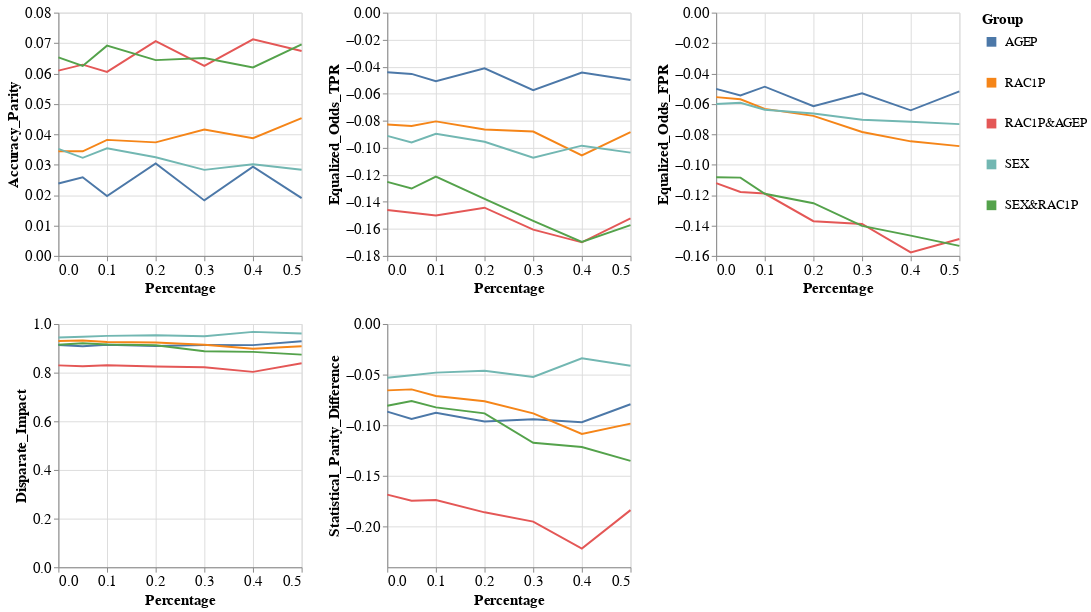

Notebook cell for this chart:
### Code cell
visualizer.create_groups_grid_pct_lines_plot(model_name=MODEL_NAMES[0],
                                             target_preprocessing_technique=PREPROCESSING_TECHNIQUES[0],
                                             group_metrics_type='fairness')

### Figure 1 — Vega-Lite specification as saved in the notebook (floating-point values rounded to 4 significant figures)
{"config": {"view": {"continuousWidth": 400, "continuousHeight": 300}, "axis": {"labelFontSize": 15, "titleFontSize": 15}, "legend": {"labelFontSize": 13, "symbolStrokeWidth": 10, "titleFontSize": 15}}, "vconcat": [{"hconcat": [{"mark": "line", "encoding": {"color": {"field": "Group", "type": "nominal"}, "x": {"field": "Percentage", "type": "quantitative"}, "y": {"field": "Metric_Value", "title": "Accuracy_Parity", "type": "quantitative"}}, "height": 250, "width": 250}, {"data": {"name": "data-0927109f4de629c609b6e02d1392673d"}, "mark": "line", "encoding": {"color": {"field": "Group", "type": "nominal"}, "x": {"field": "Percentage", "type": "quantitative"}, "y": {"field": "Metric_Value", "title": "Equalized_Odds_TPR", "type": "quantitative"}}, "height": 250, "width": 250}, {"data": {"name": "data-6cc08b732228d816c4de94be17976215"}, "mark": "line", "encoding": {"color": {"field": "Group", "type": "nominal"}, "x": {"field": "Percentage", "type": "quantitative"}, "y": {"field": "Metric_Value", "title": "Equalized_Odds_FPR", "type": "quantitative"}}, "height": 250, "width": 250}]}, {"hconcat": [{"mark": "line", "encoding": {"color": {"field": "Group", "type": "nominal"}, "x": {"field": "Percentage", "type": "quantitative"}, "y": {"field": "Metric_Value", "title": "Disparate_Impact", "type": "quantitative"}}, "height": 250, "width": 250}, {"data": {"name": "data-5a793affe76cfe1c8d7b04cee09c309f"}, "mark": "line", "encoding": {"color": {"field": "Group", "type": "nominal"}, "x": {"field": "Percentage", "type": "quantitative"}, "y": {"field": "Metric_Value", "title": "Statistical_Parity_Difference", "type": "quantitative"}}, "height": 250, "width": 250}], "data": {"name": "data-e73799feadcb38730c399c21d2734593"}}], "data": {"name": "data-bea0fbaaaff76d2eba8214dd8076c2c0"}, "$schema": "https://vega.github.io/schema/vega-lite/v4.17.0.json", "datasets": {"data-bea0fbaaaff76d2eba8214dd8076c2c0": [{"Model_Name": "DecisionTreeClassifier", "Metric": "Accuracy_Parity", "Group": "AGEP", "Metric_Value": 0.02382, "Percentage": 0.0}, {"Model_Name": "DecisionTreeClassifier", "Metric": "Accuracy_Parity", "Group": "RAC1P", "Metric_Value": 0.03442, "Percentage": 0.0}, {"Model_Name": "DecisionTreeClassifier", "Metric": "Accuracy_Parity", "Group": "RAC1P&AGEP", "Metric_Value": 0.06094, "Percentage": 0.0}, {"Model_Name": "DecisionTreeClassifier", "Metric": "Accuracy_Parity", "Group": "SEX", "Metric_Value": 0.0352, "Percentage": 0.0}, {"Model_Name": "DecisionTreeClassifier", "Metric": "Accuracy_Parity", "Group": "SEX&RAC1P", "Metric_Value": 0.06529, "Percentage": 0.0}, {"Model_Name": "DecisionTreeClassifier", "Metric": "Accuracy_Parity", "Group": "AGEP", "Metric_Value": 0.02584, "Percentage": 0.05}, {"Model_Name": "DecisionTreeClassifier", "Metric": "Accuracy_Parity", "Group": "RAC1P", "Metric_Value": 0.03439, "Percentage": 0.05}, {"Model_Name": "DecisionTreeClassifier", "Metric": "Accuracy_Parity", "Group": "RAC1P&AGEP", "Metric_Value": 0.06289, "Percentage": 0.05}, {"Model_Name": "DecisionTreeClassifier", "Metric": "Accuracy_Parity", "Group": "SEX", "Metric_Value": 0.03226, "Percentage": 0.05}, {"Model_Name": "DecisionTreeClassifier", "Metric": "Accuracy_Parity", "Group": "SEX&RAC1P", "Metric_Value": 0.0625, "Percentage": 0.05}, {"Model_Name": "DecisionTreeClassifier", "Metric": "Accuracy_Parity", "Group": "AGEP", "Metric_Value": 0.01966, "Percentage": 0.1}, {"Model_Name": "DecisionTreeClassifier", "Metric": "Accuracy_Parity", "Group": "RAC1P", "Metric_Value": 0.03816, "Percentage": 0.1}, {"Model_Name": "DecisionTreeClassifier", "Metric": "Accuracy_Parity", "Group": "RAC1P&AGEP", "Metric_Value": 0.06051, "Percentage": 0.1}, {"Model_Name": "DecisionTreeClassifier", "Metric": "Accuracy_Parity", "Group": "SEX", "Metric_Value": 0.03538, "Percentage": 0.1}, {"Model_Name": "DecisionTreeClassifier", "Metric": "Accuracy_Parity", "Group": "SEX&RAC1P", "Metric_Value": 0.06914, "Percentage": 0.1}, {"Model_Name": "DecisionTreeClassifier", "Metric": "Accuracy_Parity", "Group": "AGEP", "Metric_Value": 0.03041, "Percentage": 0.2}, {"Model_Name": "DecisionTreeClassifier", "Metric": "Accuracy_Parity", "Group": "RAC1P", "Metric_Value": 0.03734, "Percentage": 0.2}, {"Model_Name": "DecisionTreeClassifier", "Metric": "Accuracy_Parity", "Group": "RAC1P&AGEP", "Metric_Value": 0.07065, "Percentage": 0.2}, {"Model_Name": "DecisionTreeClassifier", "Metric": "Accuracy_Parity", "Group": "SEX", "Metric_Value": 0.03244, "Percentage": 0.2}, {"Model_Name": "DecisionTreeClassifier", "Metric": "Accuracy_Parity", "Group": "SEX&RAC1P", "Metric_Value": 0.06439, "Percentage": 0.2}, {"Model_Name": "DecisionTreeClassifier", "Metric": "Accuracy_Parity", "Group": "AGEP", "Metric_Value": 0.01825, "Percentage": 0.3}, {"Model_Name": "DecisionTreeClassifier", "Metric": "Accuracy_Parity", "Group": "RAC1P", "Metric_Value": 0.04157, "Percentage": 0.3}, {"Model_Name": "DecisionTreeClassifier", "Metric": "Accuracy_Parity", "Group": "RAC1P&AGEP", "Metric_Value": 0.06247, "Percentage": 0.3}, {"Model_Name": "DecisionTreeClassifier", "Metric": "Accuracy_Parity", "Group": "SEX", "Metric_Value": 0.0283, "Percentage": 0.3}, {"Model_Name": "DecisionTreeClassifier", "Metric": "Accuracy_Parity", "Group": "SEX&RAC1P", "Metric_Value": 0.06508, "Percentage": 0.3}, {"Model_Name": "DecisionTreeClassifier", "Metric": "Accuracy_Parity", "Group": "AGEP", "Metric_Value": 0.02937, "Percentage": 0.4}, {"Model_Name": "DecisionTreeClassifier", "Metric": "Accuracy_Parity", "Group": "RAC1P", "Metric_Value": 0.03872, "Percentage": 0.4}, {"Model_Name": "DecisionTreeClassifier", "Metric": "Accuracy_Parity", "Group": "RAC1P&AGEP", "Metric_Value": 0.07123, "Percentage": 0.4}, {"Model_Name": "DecisionTreeClassifier", "Metric": "Accuracy_Parity", "Group": "SEX", "Metric_Value": 0.03011, "Percentage": 0.4}, {"Model_Name": "DecisionTreeClassifier", "Metric": "Accuracy_Parity", "Group": "SEX&RAC1P", "Metric_Value": 0.06197, "Percentage": 0.4}, {"Model_Name": "DecisionTreeClassifier", "Metric": "Accuracy_Parity", "Group": "AGEP", "Metric_Value": 0.01902, "Percentage": 0.5}, {"Model_Name": "DecisionTreeClassifier", "Metric": "Accuracy_Parity", "Group": "RAC1P", "Metric_Value": 0.04531, "Percentage": 0.5}, {"Model_Name": "DecisionTreeClassifier", "Metric": "Accuracy_Parity", "Group": "RAC1P&AGEP", "Metric_Value": 0.06738, "Percentage": 0.5}, {"Model_Name": "DecisionTreeClassifier", "Metric": "Accuracy_Parity", "Group": "SEX", "Metric_Value": 0.02835, "Percentage": 0.5}, {"Model_Name": "DecisionTreeClassifier", "Metric": "Accuracy_Parity", "Group": "SEX&RAC1P", "Metric_Value": 0.06954, "Percentage": 0.5}], "data-0927109f4de629c609b6e02d1392673d": [{"Model_Name": "DecisionTreeClassifier", "Metric": "Equalized_Odds_TPR", "Group": "AGEP", "Metric_Value": -0.0441, "Percentage": 0.0}, {"Model_Name": "DecisionTreeClassifier", "Metric": "Equalized_Odds_TPR", "Group": "RAC1P", "Metric_Value": -0.08275, "Percentage": 0.0}, {"Model_Name": "DecisionTreeClassifier", "Metric": "Equalized_Odds_TPR", "Group": "RAC1P&AGEP", "Metric_Value": -0.146, "Percentage": 0.0}, {"Model_Name": "DecisionTreeClassifier", "Metric": "Equalized_Odds_TPR", "Group": "SEX", "Metric_Value": -0.09116, "Percentage": 0.0}, {"Model_Name": "DecisionTreeClassifier", "Metric": "Equalized_Odds_TPR", "Group": "SEX&RAC1P", "Metric_Value": -0.1253, "Percentage": 0.0}, {"Model_Name": "DecisionTreeClassifier", "Metric": "Equalized_Odds_TPR", "Group": "AGEP", "Metric_Value": -0.04533, "Percentage": 0.05}, {"Model_Name": "DecisionTreeClassifier", "Metric": "Equalized_Odds_TPR", "Group": "RAC1P", "Metric_Value": -0.08383, "Percentage": 0.05}, {"Model_Name": "DecisionTreeClassifier", "Metric": "Equalized_Odds_TPR", "Group": "RAC1P&AGEP", "Metric_Value": -0.1481, "Percentage": 0.05}, {"Model_Name": "DecisionTreeClassifier", "Metric": "Equalized_Odds_TPR", "Group": "SEX", "Metric_Value": -0.09611, "Percentage": 0.05}, {"Model_Name": "DecisionTreeClassifier", "Metric": "Equalized_Odds_TPR", "Group": "SEX&RAC1P", "Metric_Value": -0.1302, "Percentage": 0.05}, {"Model_Name": "DecisionTreeClassifier", "Metric": "Equalized_Odds_TPR", "Group": "AGEP", "Metric_Value": -0.05076, "Percentage": 0.1}, {"Model_Name": "DecisionTreeClassifier", "Metric": "Equalized_Odds_TPR", "Group": "RAC1P", "Metric_Value": -0.08046, "Percentage": 0.1}, {"Model_Name": "DecisionTreeClassifier", "Metric": "Equalized_Odds_TPR", "Group": "RAC1P&AGEP", "Metric_Value": -0.1501, "Percentage": 0.1}, {"Model_Name": "DecisionTreeClassifier", "Metric": "Equalized_Odds_TPR", "Group": "SEX", "Metric_Value": -0.08966, "Percentage": 0.1}, {"Model_Name": "DecisionTreeClassifier", "Metric": "Equalized_Odds_TPR", "Group": "SEX&RAC1P", "Metric_Value": -0.1213, "Percentage": 0.1}, {"Model_Name": "DecisionTreeClassifier", "Metric": "Equalized_Odds_TPR", "Group": "AGEP", "Metric_Value": -0.04116, "Percentage": 0.2}, {"Model_Name": "DecisionTreeClassifier", "Metric": "Equalized_Odds_TPR", "Group": "RAC1P", "Metric_Value": -0.08646, "Percentage": 0.2}, {"Model_Name": "DecisionTreeClassifier", "Metric": "Equalized_Odds_TPR", "Group": "RAC1P&AGEP", "Metric_Value": -0.1444, "Percentage": 0.2}, {"Model_Name": "DecisionTreeClassifier", "Metric": "Equalized_Odds_TPR", "Group": "SEX", "Metric_Value": -0.09551, "Percentage": 0.2}, {"Model_Name": "DecisionTreeClassifier", "Metric": "Equalized_Odds_TPR", "Group": "SEX&RAC1P", "Metric_Value": -0.1378, "Percentage": 0.2}, {"Model_Name": "DecisionTreeClassifier", "Metric": "Equalized_Odds_TPR", "Group": "AGEP", "Metric_Value": -0.05736, "Percentage": 0.3}, {"Model_Name": "DecisionTreeClassifier", "Metric": "Equalized_Odds_TPR", "Group": "RAC1P", "Metric_Value": -0.08795, "Percentage": 0.3}, {"Model_Name": "DecisionTreeClassifier", "Metric": "Equalized_Odds_TPR", "Group": "RAC1P&AGEP", "Metric_Value": -0.1606, "Percentage": 0.3}, {"Model_Name": "DecisionTreeClassifier", "Metric": "Equalized_Odds_TPR", "Group": "SEX", "Metric_Value": -0.1074, "Percentage": 0.3}, {"Model_Name": "DecisionTreeClassifier", "Metric": "Equalized_Odds_TPR", "Group": "SEX&RAC1P", "Metric_Value": -0.1541, "Percentage": 0.3}, {"Model_Name": "DecisionTreeClassifier", "Metric": "Equalized_Odds_TPR", "Group": "AGEP", "Metric_Value": -0.04435, "Percentage": 0.4}, {"Model_Name": "DecisionTreeClassifier", "Metric": "Equalized_Odds_TPR", "Group": "RAC1P", "Metric_Value": -0.1057, "Percentage": 0.4}, {"Model_Name": "DecisionTreeClassifier", "Metric": "Equalized_Odds_TPR", "Group": "RAC1P&AGEP", "Metric_Value": -0.17, "Percentage": 0.4}, {"Model_Name": "DecisionTreeClassifier", "Metric": "Equalized_Odds_TPR", "Group": "SEX", "Metric_Value": -0.09843, "Percentage": 0.4}, {"Model_Name": "DecisionTreeClassifier", "Metric": "Equalized_Odds_TPR", "Group": "SEX&RAC1P", "Metric_Value": -0.1697, "Percentage": 0.4}, {"Model_Name": "DecisionTreeClassifier", "Metric": "Equalized_Odds_TPR", "Group": "AGEP", "Metric_Value": -0.04985, "Percentage": 0.5}, {"Model_Name": "DecisionTreeClassifier", "Metric": "Equalized_Odds_TPR", "Group": "RAC1P", "Metric_Value": -0.08835, "Percentage": 0.5}, {"Model_Name": "DecisionTreeClassifier", "Metric": "Equalized_Odds_TPR", "Group": "RAC1P&AGEP", "Metric_Value": -0.1522, "Percentage": 0.5}, {"Model_Name": "DecisionTreeClassifier", "Metric": "Equalized_Odds_TPR", "Group": "SEX", "Metric_Value": -0.1036, "Percentage": 0.5}, {"Model_Name": "DecisionTreeClassifier", "Metric": "Equalized_Odds_TPR", "Group": "SEX&RAC1P", "Metric_Value": -0.1573, "Percentage": 0.5}], "data-6cc08b732228d816c4de94be17976215": [{"Model_Name": "DecisionTreeClassifier", "Metric": "Equalized_Odds_FPR", "Group": "AGEP", "Metric_Value": -0.05015, "Percentage": 0.0}, {"Model_Name": "DecisionTreeClassifier", "Metric": "Equalized_Odds_FPR", "Group": "RAC1P", "Metric_Value": -0.05557, "Percentage": 0.0}, {"Model_Name": "DecisionTreeClassifier", "Metric": "Equalized_Odds_FPR", "Group": "RAC1P&AGEP", "Metric_Value": -0.1122, "Percentage": 0.0}, {"Model_Name": "DecisionTreeClassifier", "Metric": "Equalized_Odds_FPR", "Group": "SEX", "Metric_Value": -0.06009, "Percentage": 0.0}, {"Model_Name": "DecisionTreeClassifier", "Metric": "Equalized_Odds_FPR", "Group": "SEX&RAC1P", "Metric_Value": -0.1082, "Percentage": 0.0}, {"Model_Name": "DecisionTreeClassifier", "Metric": "Equalized_Odds_FPR", "Group": "AGEP", "Metric_Value": -0.05445, "Percentage": 0.05}, {"Model_Name": "DecisionTreeClassifier", "Metric": "Equalized_Odds_FPR", "Group": "RAC1P", "Metric_Value": -0.05696, "Percentage": 0.05}, {"Model_Name": "DecisionTreeClassifier", "Metric": "Equalized_Odds_FPR", "Group": "RAC1P&AGEP", "Metric_Value": -0.118, "Percentage": 0.05}, {"Model_Name": "DecisionTreeClassifier", "Metric": "Equalized_Odds_FPR", "Group": "SEX", "Metric_Value": -0.05928, "Percentage": 0.05}, {"Model_Name": "DecisionTreeClassifier", "Metric": "Equalized_Odds_FPR", "Group": "SEX&RAC1P", "Metric_Value": -0.1085, "Percentage": 0.05}, {"Model_Name": "DecisionTreeClassifier", "Metric": "Equalized_Odds_FPR", "Group": "AGEP", "Metric_Value": -0.04871, "Percentage": 0.1}, {"Model_Name": "DecisionTreeClassifier", "Metric": "Equalized_Odds_FPR", "Group": "RAC1P", "Metric_Value": -0.06332, "Percentage": 0.1}, {"Model_Name": "DecisionTreeClassifier", "Metric": "Equalized_Odds_FPR", "Group": "RAC1P&AGEP", "Metric_Value": -0.119, "Percentage": 0.1}, {"Model_Name": "DecisionTreeClassifier", "Metric": "Equalized_Odds_FPR", "Group": "SEX", "Metric_Value": -0.06384, "Percentage": 0.1}, {"Model_Name": "DecisionTreeClassifier", "Metric": "Equalized_Odds_FPR", "Group": "SEX&RAC1P", "Metric_Value": -0.1191, "Percentage": 0.1}, {"Model_Name": "DecisionTreeClassifier", "Metric": "Equalized_Odds_FPR", "Group": "AGEP", "Metric_Value": -0.06157, "Percentage": 0.2}, {"Model_Name": "DecisionTreeClassifier", "Metric": "Equalized_Odds_FPR", "Group": "RAC1P", "Metric_Value": -0.0679, "Percentage": 0.2}, {"Model_Name": "DecisionTreeClassifier", "Metric": "Equalized_Odds_FPR", "Group": "RAC1P&AGEP", "Metric_Value": -0.1372, "Percentage": 0.2}, {"Model_Name": "DecisionTreeClassifier", "Metric": "Equalized_Odds_FPR", "Group": "SEX", "Metric_Value": -0.06633, "Percentage": 0.2}, {"Model_Name": "DecisionTreeClassifier", "Metric": "Equalized_Odds_FPR", "Group": "SEX&RAC1P", "Metric_Value": -0.1254, "Percentage": 0.2}, {"Model_Name": "DecisionTreeClassifier", "Metric": "Equalized_Odds_FPR", "Group": "AGEP", "Metric_Value": -0.05309, "Percentage": 0.3}, {"Model_Name": "DecisionTreeClassifier", "Metric": "Equalized_Odds_FPR", "Group": "RAC1P", "Metric_Value": -0.07848, "Percentage": 0.3}, {"Model_Name": "DecisionTreeClassifier", "Metric": "Equalized_Odds_FPR", "Group": "RAC1P&AGEP", "Metric_Value": -0.139, "Percentage": 0.3}, {"Model_Name": "DecisionTreeClassifier", "Metric": "Equalized_Odds_FPR", "Group": "SEX", "Metric_Value": -0.07042, "Percentage": 0.3}, {"Model_Name": "DecisionTreeClassifier", "Metric": "Equalized_Odds_FPR", "Group": "SEX&RAC1P", "Metric_Value": -0.1403, "Percentage": 0.3}, {"Model_Name": "DecisionTreeClassifier", "Metric": "Equalized_Odds_FPR", "Group": "AGEP", "Metric_Value": -0.06423, "Percentage": 0.4}, {"Model_Name": "DecisionTreeClassifier", "Metric": "Equalized_Odds_FPR", "Group": "RAC1P", "Metric_Value": -0.08465, "Percentage": 0.4}, {"Model_Name": "DecisionTreeClassifier", "Metric": "Equalized_Odds_FPR", "Group": "RAC1P&AGEP", "Metric_Value": -0.1577, "Percentage": 0.4}, {"Model_Name": "DecisionTreeClassifier", "Metric": "Equalized_Odds_FPR", "Group": "SEX", "Metric_Value": -0.07178, "Percentage": 0.4}, {"Model_Name": "DecisionTreeClassifier", "Metric": "Equalized_Odds_FPR", "Group": "SEX&RAC1P", "Metric_Value": -0.1466, "Percentage": 0.4}, {"Model_Name": "DecisionTreeClassifier", "Metric": "Equalized_Odds_FPR", "Group": "AGEP", "Metric_Value": -0.05179, "Percentage": 0.5}, {"Model_Name": "DecisionTreeClassifier", "Metric": "Equalized_Odds_FPR", "Group": "RAC1P", "Metric_Value": -0.0878, "Percentage": 0.5}, {"Model_Name": "DecisionTreeClassifier", "Metric": "Equalized_Odds_FPR", "Group": "RAC1P&AGEP", "Metric_Value": -0.1489, "Percentage": 0.5}, {"Model_Name": "DecisionTreeClassifier", "Metric": "Equalized_Odds_FPR", "Group": "SEX", "Metric_Value": -0.07333, "Percentage": 0.5}, {"Model_Name": "DecisionTreeClassifier", "Metric": "Equalized_Odds_FPR", "Group": "SEX&RAC1P", "Metric_Value": -0.1534, "Percentage": 0.5}], "data-e73799feadcb38730c399c21d2734593": [{"Model_Name": "DecisionTreeClassifier", "Metric": "Disparate_Impact", "Group": "AGEP", "Metric_Value": 0.9135, "Percentage": 0.0}, {"Model_Name": "DecisionTreeClassifier", "Metric": "Disparate_Impact", "Group": "RAC1P", "Metric_Value": 0.93, "Percentage": 0.0}, {"Model_Name": "DecisionTreeClassifier", "Metric": "Disparate_Impact", "Group": "RAC1P&AGEP", "Metric_Value": 0.8298, "Percentage": 0.0}, {"Model_Name": "DecisionTreeClassifier", "Metric": "Disparate_Impact", "Group": "SEX", "Metric_Value": 0.9445, "Percentage": 0.0}, {"Model_Name": "DecisionTreeClassifier", "Metric": "Disparate_Impact", "Group": "SEX&RAC1P", "Metric_Value": 0.9151, "Percentage": 0.0}, {"Model_Name": "DecisionTreeClassifier", "Metric": "Disparate_Impact", "Group": "AGEP", "Metric_Value": 0.9084, "Percentage": 0.05}, {"Model_Name": "DecisionTreeClassifier", "Metric": "Disparate_Impact", "Group": "RAC1P", "Metric_Value": 0.9318, "Percentage": 0.05}, {"Model_Name": "DecisionTreeClassifier", "Metric": "Disparate_Impact", "Group": "RAC1P&AGEP", "Metric_Value": 0.8265, "Percentage": 0.05}, {"Model_Name": "DecisionTreeClassifier", "Metric": "Disparate_Impact", "Group": "SEX", "Metric_Value": 0.9476, "Percentage": 0.05}, {"Model_Name": "DecisionTreeClassifier", "Metric": "Disparate_Impact", "Group": "SEX&RAC1P", "Metric_Value": 0.9205, "Percentage": 0.05}, {"Model_Name": "DecisionTreeClassifier", "Metric": "Disparate_Impact", "Group": "AGEP", "Metric_Value": 0.9147, "Percentage": 0.1}, {"Model_Name": "DecisionTreeClassifier", "Metric": "Disparate_Impact", "Group": "RAC1P", "Metric_Value": 0.9264, "Percentage": 0.1}, {"Model_Name": "DecisionTreeClassifier", "Metric": "Disparate_Impact", "Group": "RAC1P&AGEP", "Metric_Value": 0.8304, "Percentage": 0.1}, {"Model_Name": "DecisionTreeClassifier", "Metric": "Disparate_Impact", "Group": "SEX", "Metric_Value": 0.9513, "Percentage": 0.1}, {"Model_Name": "DecisionTreeClassifier", "Metric": "Disparate_Impact", "Group": "SEX&RAC1P", "Metric_Value": 0.9161, "Percentage": 0.1}, {"Model_Name": "DecisionTreeClassifier", "Metric": "Disparate_Impact", "Group": "AGEP", "Metric_Value": 0.9098, "Percentage": 0.2}, {"Model_Name": "DecisionTreeClassifier", "Metric": "Disparate_Impact", "Group": "RAC1P", "Metric_Value": 0.9236, "Percentage": 0.2}, {"Model_Name": "DecisionTreeClassifier", "Metric": "Disparate_Impact", "Group": "RAC1P&AGEP", "Metric_Value": 0.8253, "Percentage": 0.2}, {"Model_Name": "DecisionTreeClassifier", "Metric": "Disparate_Impact", "Group": "SEX", "Metric_Value": 0.9537, "Percentage": 0.2}, {"Model_Name": "DecisionTreeClassifier", "Metric": "Disparate_Impact", "Group": "SEX&RAC1P", "Metric_Value": 0.913, "Percentage": 0.2}, {"Model_Name": "DecisionTreeClassifier", "Metric": "Disparate_Impact", "Group": "AGEP", "Metric_Value": 0.9136, "Percentage": 0.3}, {"Model_Name": "DecisionTreeClassifier", "Metric": "Disparate_Impact", "Group": "RAC1P", "Metric_Value": 0.9148, "Percentage": 0.3}, {"Model_Name": "DecisionTreeClassifier", "Metric": "Disparate_Impact", "Group": "RAC1P&AGEP", "Metric_Value": 0.8224, "Percentage": 0.3}, {"Model_Name": "DecisionTreeClassifier", "Metric": "Disparate_Impact", "Group": "SEX", "Metric_Value": 0.9495, "Percentage": 0.3}, {"Model_Name": "DecisionTreeClassifier", "Metric": "Disparate_Impact", "Group": "SEX&RAC1P", "Metric_Value": 0.8877, "Percentage": 0.3}, {"Model_Name": "DecisionTreeClassifier", "Metric": "Disparate_Impact", "Group": "AGEP", "Metric_Value": 0.9131, "Percentage": 0.4}, {"Model_Name": "DecisionTreeClassifier", "Metric": "Disparate_Impact", "Group": "RAC1P", "Metric_Value": 0.8979, "Percentage": 0.4}, {"Model_Name": "DecisionTreeClassifier", "Metric": "Disparate_Impact", "Group": "RAC1P&AGEP", "Metric_Value": 0.8032, "Percentage": 0.4}, {"Model_Name": "DecisionTreeClassifier", "Metric": "Disparate_Impact", "Group": "SEX", "Metric_Value": 0.9677, "Percentage": 0.4}, {"Model_Name": "DecisionTreeClassifier", "Metric": "Disparate_Impact", "Group": "SEX&RAC1P", "Metric_Value": 0.8853, "Percentage": 0.4}, {"Model_Name": "DecisionTreeClassifier", "Metric": "Disparate_Impact", "Group": "AGEP", "Metric_Value": 0.929, "Percentage": 0.5}, {"Model_Name": "DecisionTreeClassifier", "Metric": "Disparate_Impact", "Group": "RAC1P", "Metric_Value": 0.9084, "Percentage": 0.5}, {"Model_Name": "DecisionTreeClassifier", "Metric": "Disparate_Impact", "Group": "RAC1P&AGEP", "Metric_Value": 0.8384, "Percentage": 0.5}, {"Model_Name": "DecisionTreeClassifier", "Metric": "Disparate_Impact", "Group": "SEX", "Metric_Value": 0.961, "Percentage": 0.5}, {"Model_Name": "DecisionTreeClassifier", "Metric": "Disparate_Impact", "Group": "SEX&RAC1P", "Metric_Value": 0.8742, "Percentage": 0.5}], "data-5a793affe76cfe1c8d7b04cee09c309f": [{"Model_Name": "DecisionTreeClassifier", "Metric": "Statistical_Parity_Difference", "Group": "AGEP", "Metric_Value": -0.08649, "Percentage": 0.0}, {"Model_Name": "DecisionTreeClassifier", "Metric": "Statistical_Parity_Difference", "Group": "RAC1P", "Metric_Value": -0.0655, "Percentage": 0.0}, {"Model_Name": "DecisionTreeClassifier", "Metric": "Statistical_Parity_Difference", "Group": "RAC1P&AGEP", "Metric_Value": -0.1683, "Percentage": 0.0}, {"Model_Name": "DecisionTreeClassifier", "Metric": "Statistical_Parity_Difference", "Group": "SEX", "Metric_Value": -0.05302, "Percentage": 0.0}, {"Model_Name": "DecisionTreeClassifier", "Metric": "Statistical_Parity_Difference", "Group": "SEX&RAC1P", "Metric_Value": -0.08062, "Percentage": 0.0}, {"Model_Name": "DecisionTreeClassifier", "Metric": "Statistical_Parity_Difference", "Group": "AGEP", "Metric_Value": -0.09359, "Percentage": 0.05}, {"Model_Name": "DecisionTreeClassifier", "Metric": "Statistical_Parity_Difference", "Group": "RAC1P", "Metric_Value": -0.06448, "Percentage": 0.05}, {"Model_Name": "DecisionTreeClassifier", "Metric": "Statistical_Parity_Difference", "Group": "RAC1P&AGEP", "Metric_Value": -0.1744, "Percentage": 0.05}, {"Model_Name": "DecisionTreeClassifier", "Metric": "Statistical_Parity_Difference", "Group": "SEX", "Metric_Value": -0.05065, "Percentage": 0.05}, {"Model_Name": "DecisionTreeClassifier", "Metric": "Statistical_Parity_Difference", "Group": "SEX&RAC1P", "Metric_Value": -0.07593, "Percentage": 0.05}, {"Model_Name": "DecisionTreeClassifier", "Metric": "Statistical_Parity_Difference", "Group": "AGEP", "Metric_Value": -0.08761, "Percentage": 0.1}, {"Model_Name": "DecisionTreeClassifier", "Metric": "Statistical_Parity_Difference", "Group": "RAC1P", "Metric_Value": -0.07103, "Percentage": 0.1}, {"Model_Name": "DecisionTreeClassifier", "Metric": "Statistical_Parity_Difference", "Group": "RAC1P&AGEP", "Metric_Value": -0.1736, "Percentage": 0.1}, {"Model_Name": "DecisionTreeClassifier", "Metric": "Statistical_Parity_Difference", "Group": "SEX", "Metric_Value": -0.04798, "Percentage": 0.1}, {"Model_Name": "DecisionTreeClassifier", "Metric": "Statistical_Parity_Difference", "Group": "SEX&RAC1P", "Metric_Value": -0.08224, "Percentage": 0.1}, {"Model_Name": "DecisionTreeClassifier", "Metric": "Statistical_Parity_Difference", "Group": "AGEP", "Metric_Value": -0.09612, "Percentage": 0.2}, {"Model_Name": "DecisionTreeClassifier", "Metric": "Statistical_Parity_Difference", "Group": "RAC1P", "Metric_Value": -0.0762, "Percentage": 0.2}, {"Model_Name": "DecisionTreeClassifier", "Metric": "Statistical_Parity_Difference", "Group": "RAC1P&AGEP", "Metric_Value": -0.1858, "Percentage": 0.2}, {"Model_Name": "DecisionTreeClassifier", "Metric": "Statistical_Parity_Difference", "Group": "SEX", "Metric_Value": -0.04617, "Percentage": 0.2}, {"Model_Name": "DecisionTreeClassifier", "Metric": "Statistical_Parity_Difference", "Group": "SEX&RAC1P", "Metric_Value": -0.08816, "Percentage": 0.2}, {"Model_Name": "DecisionTreeClassifier", "Metric": "Statistical_Parity_Difference", "Group": "AGEP", "Metric_Value": -0.09403, "Percentage": 0.3}, {"Model_Name": "DecisionTreeClassifier", "Metric": "Statistical_Parity_Difference", "Group": "RAC1P", "Metric_Value": -0.08816, "Percentage": 0.3}, {"Model_Name": "DecisionTreeClassifier", "Metric": "Statistical_Parity_Difference", "Group": "RAC1P&AGEP", "Metric_Value": -0.1949, "Percentage": 0.3}, {"Model_Name": "DecisionTreeClassifier", "Metric": "Statistical_Parity_Difference", "Group": "SEX", "Metric_Value": -0.05217, "Percentage": 0.3}, {"Model_Name": "DecisionTreeClassifier", "Metric": "Statistical_Parity_Difference", "Group": "SEX&RAC1P", "Metric_Value": -0.1171, "Percentage": 0.3}, {"Model_Name": "DecisionTreeClassifier", "Metric": "Statistical_Parity_Difference", "Group": "AGEP", "Metric_Value": -0.09694, "Percentage": 0.4}, {"Model_Name": "DecisionTreeClassifier", "Metric": "Statistical_Parity_Difference", "Group": "RAC1P", "Metric_Value": -0.1085, "Percentage": 0.4}, {"Model_Name": "DecisionTreeClassifier", "Metric": "Statistical_Parity_Difference", "Group": "RAC1P&AGEP", "Metric_Value": -0.2215, "Percentage": 0.4}, {"Model_Name": "DecisionTreeClassifier", "Metric": "Statistical_Parity_Difference", "Group": "SEX", "Metric_Value": -0.03383, "Percentage": 0.4}, {"Model_Name": "DecisionTreeClassifier", "Metric": "Statistical_Parity_Difference", "Group": "SEX&RAC1P", "Metric_Value": -0.1214, "Percentage": 0.4}, {"Model_Name": "DecisionTreeClassifier", "Metric": "Statistical_Parity_Difference", "Group": "AGEP", "Metric_Value": -0.07917, "Percentage": 0.5}, {"Model_Name": "DecisionTreeClassifier", "Metric": "Statistical_Parity_Difference", "Group": "RAC1P", "Metric_Value": -0.09827, "Percentage": 0.5}, {"Model_Name": "DecisionTreeClassifier", "Metric": "Statistical_Parity_Difference", "Group": "RAC1P&AGEP", "Metric_Value": -0.1836, "Percentage": 0.5}, {"Model_Name": "DecisionTreeClassifier", "Metric": "Statistical_Parity_Difference", "Group": "SEX", "Metric_Value": -0.04114, "Percentage": 0.5}, {"Model_Name": "DecisionTreeClassifier", "Metric": "Statistical_Parity_Difference", "Group": "SEX&RAC1P", "Metric_Value": -0.1351, "Percentage": 0.5}]}}
